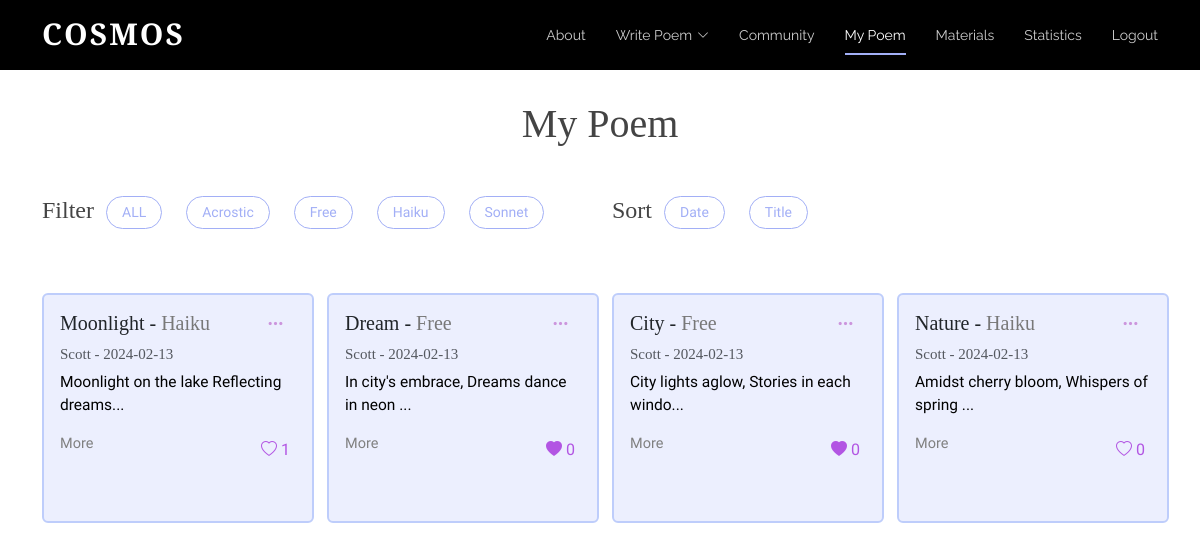
Page /mypage (signed in) on the committed database.
### tables this page shows
CREATE TABLE "Poem" (
	"username"	TEXT,
	"content"	TEXT,
	"date"	TEXT,
	"title"	TEXT,
	"type"	TEXT
, "id"	INTEGER, "numLikes"	INTEGER, "sentiment"	INTEGER, "iamb"	INTEGER);

### app.py (the view)
@app.route('/mypage', methods=['GET']) # / => main homepage; decorator
def mypage(): #index func calls render_template, showing login.html on website
	isLogin = False
	if request.method == "POST":
		pass
	else:
		conn = sqlite3.connect('static/database.db')
		cursor = conn.cursor()
		query = """
			SELECT P.username, P.content, P.date, P.title, P.type,P.id, P.numLikes, P.iamb,
				   COALESCE(L.liked, 0) AS liked
			FROM Poem P
			LEFT JOIN Likes L ON P.id = L.poem_id AND L.username = ?
		"""
		cursor.execute(query, (session.get("username"),))
		rows = cursor.fetchall()
		usernames = []  # ["scott", "alice"]
		contents = []  # ["poem...", "poem2..."]
		dates = []  # ["2023-12-12", "2022-10-10"]
		titles = []
		types = []
		likes = []
		ids = []
		num_likes = []
		iambs = []
		for row in rows:
			usernames.append(row[0])
			contents.append(row[1])
			dates.append(row[2])
			titles.append(row[3])
			types.append(row[4].title())
			likes.append(row[6])
			iambs.append(row[7])
			ids.append(row[5])
			num_likes.append(row[8])
		print(likes)
		print(ids)
		if "username" not in session:
			isLogin = False
			return redirect(url_for('login'))
		else:
			isLogin = True
		return render_template('mypage.html',ids=ids, usernames=usernames, contents=contents,
							   dates=dates, titles=titles, types=types, liked_status=likes, iambs=iambs,
							   num_poems=len(usernames), isLogin=isLogin, username = session["username"],num_likes=num_likes)

### templates/mypage.html (shortened to what this page needs)
<!DOCTYPE html>
<html lang="en">
  <head>
    <link href="../static/vendor/aos/aos.css" rel="stylesheet">
    <link href="../static/vendor/bootstrap/css/bootstrap.min.css" rel="stylesheet">
    <link href="../static/vendor/bootstrap-icons/bootstrap-icons.css" rel="stylesheet">
    <link href="../static/vendor/boxicons/css/boxicons.min.css" rel="stylesheet">
    <link href="../static/vendor/glightbox/css/glightbox.min.css" rel="stylesheet">
    <link href="../static/vendor/swiper/swiper-bundle.min.css" rel="stylesheet">
    <link href="../static/css/style.css" rel="stylesheet">
  </head>
  <body>
      <header id="header" class="fixed-top d-flex align-items-center">
        <div class="container d-flex justify-content-between">
          <div class="logo">
            <h1><a href="{{url_for('index')}}">Cosmos
</a></h1>
          </div>
          <nav id="navbar" class="navbar">
        <ul>
          <li><a class="nav-link scrollto" href="{{url_for('index')}}#about">About</a></li>
          <li class="dropdown"><a href="{{url_for('bwrite')}}"><span>Write Poem</span> <i class="bi bi-chevron-down"></i></a>
          </li>
          <li><a class="nav-link scrollto" href="{{url_for('board')}}">Community</a></li>
                      <li><a class="nav-link scrollto active" href="{{url_for('mypage')}}">My Poem</a></li>
          <li><a class="nav-link scrollto" href="{{url_for('tube')}}">Materials</a></li>
          <li><a class="nav-link scrollto" href="{{url_for('statistics')}}">Statistics</a></li>
          {% if isLogin %}
            <li><a class="nav-link scrollto" href="{{url_for('logout')}}">Logout</a></li>
          {% else %}
            <li><a class="nav-link scrollto" href="{{url_for('login')}}">Login</a></li>
          {% endif %}
        </ul>
          </nav>
        </div>
      </header>
      <main>
        <div class="container stat-mt">
          <h1 class="mb-5 text-center">My Poem</h1>
          <div class="row mb-4">
            <div class="col-lg-6 d-flex">
                <h4>Filter </h4>
                <ul class="poem-filters">
                  <span class="minor"><li data-filter = "*">ALL</li></span>
                                      <li data-filter = ".filter-Acrostic">Acrostic</li>
                                        <li data-filter = ".filter-Free">Free</li>
                  <li data-filter = ".filter-Haiku">Haiku</li>
                  <li data-filter = ".filter-Sonnet">Sonnet</li>
                </ul>
            </div>
            <div class="col-lg-6 d-flex">
                <h4>Sort </h4>
                <ul class="poem-filters">
                    <li class="sorting" data-sort-by ="date">Date</li>
                    <li class="sorting"  data-sort-by ="title">Title</li>
                </ul>
            </div>
          </div>
          <div class="row poem-container">
              {% set counter = 0 %}
                    {% for i in range(num_poems) %}
                        {% if username == usernames[i] %}
                            {% set counter = counter + 1 %}
                          {% if counter < 4 %}
                            <div class="col-md-6 col-lg-3 poem-item filter-{{types[i]}} mt-4 mt-md-4" data-title="{{titles[i]}}" data-date="{{dates[i][0:10]}}" data-type="{{types[i]}}">
                          {% else %}
                            <div class="col-md-6 col-lg-3 poem-item filter-{{types[i]}} mt-4 mt-md-4 mt-lg-4"data-title="{{titles[i]}}"  data-date="{{ dates[i][0:10]}}" data-type="{{types[i]}}">
                          {% endif %}
                      <div class="card poem-card mx-auto" style="width: 18rem;">
                        <div class="card-body">
                        <div class="d-flex">
                    {% if titles[i]|length < 11 %}
                                                    {% if iambs[i] == 1 %}
                                              <h5 class="card-title"><span class="title">{{titles[i]}} (I)</span> - <span class="board-poemtype type">{{types[i]}}</span></h5>
                                                    {% else %}
                              <h5 class="card-title"><span class="title">{{titles[i]}}</span> - <span class="board-poemtype type">{{types[i]}}</span></h5>
                                                    {% endif %}
                    {% endif %}
<div class="options-button-container ms-auto">
    <div class="btn-group">
        <button type="button" class="btn btn-outline-primary dropdown-toggle border-0 bg-transparent custom-size" data-bs-toggle="dropdown" aria-expanded="false">
    <i class="bi bi-three-dots icon-nudge-up"></i>
        </button>
    </div>
</div>
</div>
                          <h6 class="card-subtitle mb-2 text-muted">{{usernames[i]}} - <span class="date">{{dates[i][0:10]}}</span></h6>
                            {% if contents[i][:45]|length < 25 %}
                          <p class="card-text mytext">{{contents[i][0:40]}} ...</p>
                    <br>
                            {% else %}
                             <p class="card-text mytext">{{contents[i][0:40]}}...</p>
                            {% endif %}
                        <div class="d-flex justify-content-between">
                          <a class="card-link" data-bs-toggle="modal" data-poem-id = "{{ids[i]}}" data-bs-target="#poemModal" data-title="{{titles[i]}}" data-type="{{types[i]}}" data-username="{{usernames[i]}}" data-date="{{dates[i][0:10]}}" data-content="{{contents[i]}}">
          More
        </a>
                    {% if liked_status[i] == 1 %}
                  <div class="text-right">
                    <button class="mt-1 like-button" data-poem-id="{{ ids[i] }}" data-username="{{ usernames[i] }}" data-liked="{{ liked_status[i] }}">
      <i class="bi bi-heart-fill"></i> <span class="like-count">{{ num_likes[i] }}</span>
                    </button>
                  </div>
                    {%else %}
                                      <div class="text-right">
                    <button class="mt-1 like-button" data-poem-id="{{ ids[i] }}" data-username="{{ usernames[i] }}" data-liked="{{ liked_status[i] }}">
      <i class="bi bi-heart"></i> <span class="like-count">{{ num_likes[i] }}</span>
                    </button>
                  </div>
                    {% endif %}
                        </div>
                        </div>
                      </div>
                    </div>
                        {% endif %}
                    {% endfor %}
                  </div>
        </div>
      </main>
  </body>
</html>

### static/css/style.css (style rules this page uses)
html, body { font-family: 'Nanum Myeongjo', serif !important; }
body { color: #444444; }
a { color: #1bac91; text-decoration: none; }
h1, h2, h3, h4, h5, h6 { font-family: 'Cormorant Garamond', serif; }
#header { height: 70px; transition: all 0.5s; z-index: 997; background: #000; }
#header .logo h1 { font-size: 30px; margin: 0; padding: 6px 0; line-height: 1; font-weight: 700; letter-spacing: 2px; text-transform: uppercase; }
#header .logo h1 a, #header .logo h1 a:hover { color: #fff; text-decoration: none; }
.navbar { padding: 0; }
.navbar ul { margin: 0; padding: 0; display: flex; list-style: none; align-items: center; }
.navbar li { position: relative; }
.navbar>ul>li+li { margin-left: 30px; }
.navbar a, .navbar a:focus { display: flex; align-items: center; justify-content: space-between; padding: 12px 0; font-size: 14px; font-family: "Raleway", sans-serif; color: rgba(255, 255, 255, 0.8); white-space: nowrap; transition: 0.3s; position: relative; }
.navbar a i, .navbar a:focus i { font-size: 12px; line-height: 0; margin-left: 5px; }
.navbar>ul>li>a:before { content: ""; position: absolute; width: 100%; height: 2px; bottom: 3px; left: 0; background-color: #A2AFF6; visibility: hidden; width: 0px; transition: all 0.3s ease-in-out 0s; }
.navbar a:hover:before, .navbar li:hover>a:before, .navbar .active:before { visibility: visible; width: 100%; }
.navbar a:hover, .navbar .active, .navbar .active:focus, .navbar li:hover>a { color: #fff; }
.btn-outline-primary.dropdown-toggle::after { display: none; }
.icon-nudge-up { position: relative; top: -5px; }
.custom-size { font-size: 17px; }
body p { color: black; font-family: 'Nanum Myeongjo', serif; }
body a { color: gray; }
body { margin: 0; }
.btn-outline-primary { color: #CC95DD !important; }
.board-poemtype { color:#787878; }
.poem-filters { list-style: none; margin-left: -20px; }
.poem-filters li { cursor: pointer; font-size: 14px; display: inline-block; background: white; border: 1px solid #A2AFF6; padding: 5px 15px 5px 15px; border-radius: 50px; margin-right: 20px; color: #A2AFF6; font-weight: 500; }
.card-link { cursor:pointer; font-size: 14.5px; }
.like-button { font-size:16px; }
.like-button { background-color: transparent !important; color:#B255E3 !important; border: none !important; }
.poem-card { width: 17rem !important; height: 230px; background-color:#ECEFFE; border: 2px solid #BECDFB; transition: transform 0.3s ease-in-out; }
.card-subtitle { font-size: 15px !important; }
.stat-mt { margin-top: 100px; }
.mytext { font-size:15.5px !important; }

### rows in the picture
Poem: title "Moonlight", username "Scott", date "2024-02-13", content "Moonlight on the lake Reflecting dreams"
Poem: title "Dream", username "Scott", date "2024-02-13", content "In city's embrace, Dreams dance in neon"
Poem: title "City", username "Scott", date "2024-02-13", content "City lights aglow, Stories in each windo"
Poem: title "Nature", username "Scott", date "2024-02-13", content "Amidst cherry bloom, Whispers of spring"

### other values in the picture
{{ types[i] }} "Haiku" "Free" "Free" "Haiku"
{{ num_likes[i] }} "1" "0"
{{ num_likes[i] }} "0" "0"
